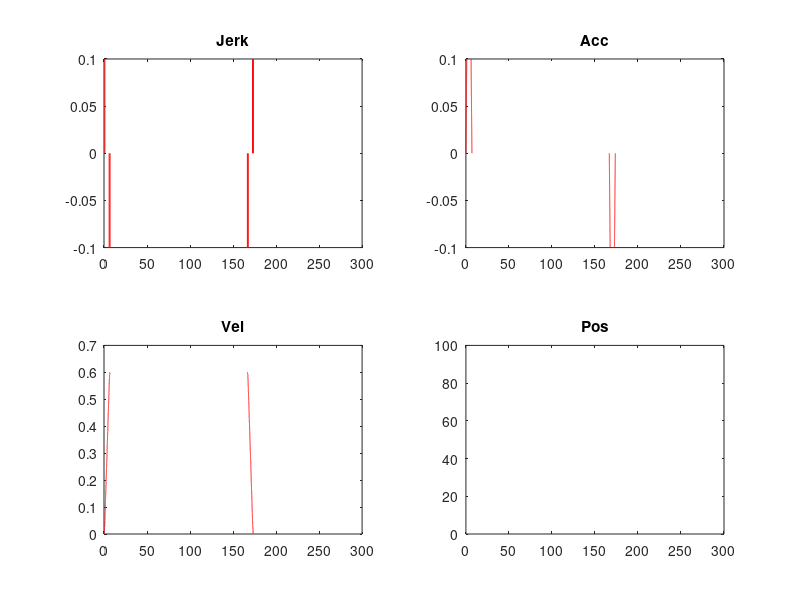

Source code (MATLAB):
clear all;
close all;

dt = 0.001;
tf = 300;
t = 0:dt:tf;

N = length(t);

% Unit: m/s
j_max = 0.1;
a_max = 0.1;
v_max = 0.6;

j = zeros(1,length(t));
a = zeros(1,length(t));
v = zeros(1,length(t));
p = zeros(1,length(t));
r = zeros(2,length(t));
psi = zeros(1,length(t));

j_sum = zeros(1,length(t));
a_sum = zeros(1,length(t));
v_sum = zeros(1,length(t));
p_sum = zeros(1,length(t));


t01 = a_max/j_max;
t02 = v_max/a_max - t01;

t1 = t01;
t2 = t01+t02;
t3 = t2+t01;

t_vel_max = 2*t01 + t02;
p_t3 = j_max/2*t01^2+(j_max*t01*t02+1/2*j_max*t01^2)*t01+j_max*t01/2*(t01+t02)*t02;


goal_distance = 100;


t_stop_start = t3 + (goal_distance - 2*p_t3)/v_max;
t4 = t_stop_start +t01;
t5 = t4+t02;
t6 = t5+t01;

for i = 1:N-1
    
    if t(i)>=0 && t(i)<t1
        j(i) = j_max;
        a(i) = j_max*t(i);
        v(i) = 1/2*j_max*t(i)^2;
        p(i) = 1/6*j_max*t(i)^3;
        v_t1 = 1/2*j_max*t1^2;
        p_t1 = 1/6*j_max*t1^3;
        
        
        psi(i) = 0;
        r(1,i+1) = r(1,i)+v(i)*cos(psi(i))*dt;
        r(2,i+1) = r(2,i)+v(i)*sin(psi(i))*dt;
        
        j_sum(i) = j_max;
        a_sum(i+1) = a_sum(i) + j_sum(i)*dt;
        v_sum(i+1) = v_sum(i) + a_sum(i)*dt;
        p_sum(i+1) = p_sum(i) + v_sum(i)*dt;
        
    elseif t(i)>=t1 && t(i)<t2
        j(i) = 0;
        a(i) = a_max;
        v(i) = a_max*(t(i)-t1) + v_t1;
        p(i) = a_max/2*(t(i)-t1)^2 + v_t1*(t(i)-t1) + p_t1;
        
        v_t2 = a_max*(t2-t1) + v_t1;
        p_t2 = a_max/2*(t2-t1)^2 + v_t1*(t2-t1) + p_t1;
        
        psi(i) = 0;
        r(1,i+1) = r(1,i)+v(i)*cos(psi(i))*dt;
        r(2,i+1) = r(2,i)+v(i)*sin(psi(i))*dt;
        
        j_sum(i) = 0;
        a_sum(i+1) = a_sum(i) + j_sum(i)*dt;
        v_sum(i+1) = v_sum(i) + a_sum(i)*dt;
        p_sum(i+1) = p_sum(i) + v_sum(i)*dt;
        
    elseif t(i)>=t2 && t(i) <= t3
        j(i) = -j_max;
        a(i) = -j_max*(t(i)-t2) + a_max;
        v(i) = -j_max/2*(t(i)-t2)^2 + a_max*(t(i)-t2) + v_t2;
        p(i) = -j_max/6*(t(i)-t2)^3 + a_max/2*(t(i)-t2)^2 + v_t2*(t(i)-t2) + p_t2;
        
        v_t3 = -j_max/2*(t3-t2)^2 + a_max*(t3-t2) + v_t2;
        p_t3 = -j_max/6*(t3-t2)^3 + a_max/2*(t3-t2)^2 + v_t2*(t3-t2) + p_t2;
        
        psi(i) = 0;
        r(1,i+1) = r(1,i)+v(i)*cos(psi(i))*dt;
        r(2,i+1) = r(2,i)+v(i)*sin(psi(i))*dt;
        
        j_sum(i) = -j_max;
        a_sum(i+1) = a_sum(i) + j_sum(i)*dt;
        v_sum(i+1) = v_sum(i) + a_sum(i)*dt;
        p_sum(i+1) = p_sum(i) + v_sum(i)*dt;
        
    elseif t(i) > t3
        j(i) = 0;
        a(i) = 0;
        v(i) = v_max;
        p(i) = p_t3+v_max*(t(i)-t3);
        
        p_vel = p_t3+v_max*(t_stop_start-t3);
        p_vel = goal_distance - p_t3;
        
        alpha = pi/2/50;
        psi(i) = alpha*(t(i)-t3);
        if psi(i) >= pi
            psi(i) = pi;
        end
        r(1,i+1) = r(1,i)+v(i)*cos(psi(i))*dt;
        r(2,i+1) = r(2,i)+v(i)*sin(psi(i))*dt;
        
        r(1,i) = v(i)/alpha*sin(psi(i))+p_t3;
        r(2,i) = -v(i)/alpha*(cos(psi(i))-1);
        
        j_sum(i) = 0;
        a_sum(i+1) = a_sum(i) + j_sum(i)*dt;
        v_sum(i+1) = v_sum(i) + a_sum(i)*dt;
        p_sum(i+1) = p_sum(i) + v_sum(i)*dt;
    end
    
    
    if t(i) >= t_stop_start && t(i) < t4
        j(i) = -j_max;
        a(i) = -j_max*(t(i)-t_stop_start);
        v(i) = v_max - 1/2*j_max*(t(i)-t_stop_start)^2;
        p(i) = p_vel + v_max*(t(i)-t_stop_start) - 1/6*j_max*(t(i)-t_stop_start)^3;
        
        v_t4 = v_max - 1/2*j_max*(t4-t_stop_start)^2;
        p_t4 = p_vel + v_max*t01 - 1/6*j_max*t01^3;
        
    elseif t(i) >= t4 && t(i) <= t5
        j(i) = 0;
        a(i) = -a_max;
        v(i) = -a_max*(t(i)-t4) + v_t4;
        p(i) = -a_max/2*(t(i)-t4)^2 + v_t4*(t(i)-t4) + p_t4;
        
        v_t5 = -a_max*(t5-t4) + v_t4;
        p_t5 = -a_max/2*(t5-t4)^2 + v_t4*(t5-t4) + p_t4;
        
    elseif t(i) >= t5 && t(i) <= t6
        j(i) = j_max;
        a(i) = j_max*(t(i)-t5) - a_max;
        v(i) = j_max/2*(t(i)-t5)^2 - a_max*(t(i)-t5) + v_t5;
        p(i) = j_max/6*(t(i)-t5)^3 - a_max/2*(t(i)-t5)^2 + v_t5*(t(i)-t5) + p_t5;
        
        p_t6 = j_max/6*(t6-t5)^3 - a_max/2*(t6-t5)^2 + v_t5*(t6-t5) + p_t5;
    elseif t(i) > t6
        j(i) = 0;
        a(i) = 0;
        v(i) = 0;
        p(i) = p_t6;
    end
end

v(end) = v(N-1);
p(end) = p(N-1);



figure(1)
subplot(2,2,1)
plot(t,j,'r');
hold on;
title('Jerk')

subplot(2,2,2)
plot(t,a,'r');
hold on;
title('Acc')

subplot(2,2,3)
plot(t,v,'r');
hold on;
title('Vel')

subplot(2,2,4)
plot(t,p,'r');
hold on;
title('Pos')
 
% figure(2)
% plot(r(1,:),r(2,:))
% 
% figure(3)
% subplot(2,2,1)
% plot(t,r(1,:))
% subplot(2,2,2)
% plot(t,r(2,:))
% subplot(2,2,3)
% plot(t,psi)